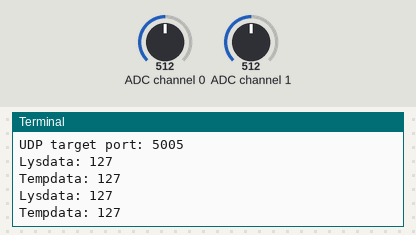
Simulated run of this program. Board: Raspberry Pi (BCM pin numbers). Parts: the last lines printed to the terminal. Inputs (shaded band) come from the test bench; at power-on: ADC channel 0 = 512, ADC channel 1 = 512 (analog values on the 0–1023 scale). Threads take turns every 2 ms.

Above: at 1.2 s.
1.3 s: ADC channel 0 set to 716
At 2.4 s:
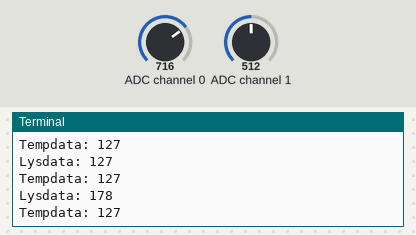
2.8 s: ADC channel 1 set to 716
At 3.9 s:
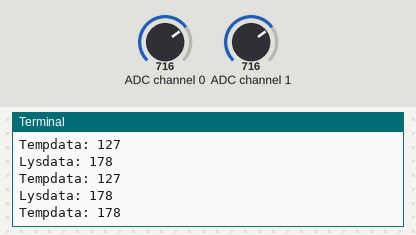
4.3 s: ADC channel 0 set to 900
At 4.9 s:
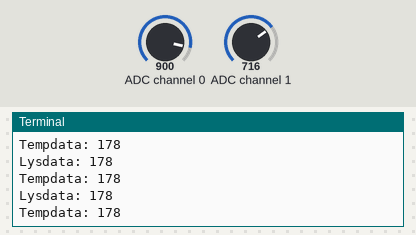
5.8 s: ADC channel 1 set to 900
At 6.4 s:
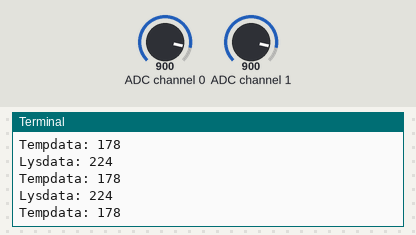
Timing chart, 0 to 8.3 s (numbered marks = the images above; inputs shaded):
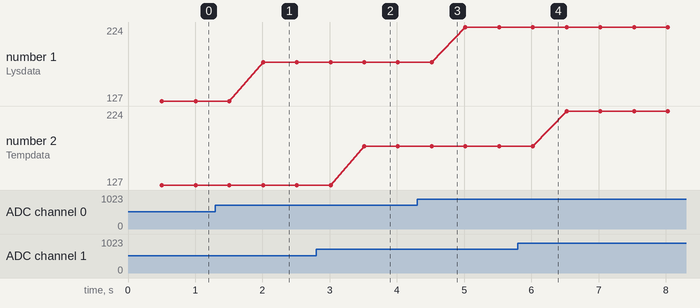

The program:

UDPBroadcasterpoop.py
```python
import _thread
import time
import smbus
import socket
import sys

UDP_IP = "192.168.137.12"
UDP_PORT = 5005
bus = smbus.SMBus(1)
MESSAGE = "Hello, World!"

if len(sys.argv) >= 3:
        UDP_IP = sys.argv[1]
        UDP_PORT = sys.argv[2]
        MESSAGE = sys.argv[3]

print ("UDP target IP:", UDP_IP)
print ("UDP target port:", UDP_PORT)
sock = socket.socket(socket.AF_INET, socket.SOCK_DGRAM)
#sock.setsockopt(SO_SOCKET, SO_BROADCAST, 1)
sock.bind((UDP_IP, UDP_PORT))
running = True
delay = 0.5

# Define a function for the thread
def print_message():
        while True:
                if (running == True):
                        bus.write_byte(0x48, 0x00)
                        bus.read_byte(0x48)
                        reading = bus.read_byte(0x48)
                        bus.write_byte(0x48, 0x01)
                        bus.read_byte(0x48)
						reading2 = bus.read_byte(0x48)
                        global delay
                        time.sleep(delay)
                        print("Lysdata: " + str(reading))
                        print("Tempdata: " + str(reading2))
                        formatedData = "Lysdata: " + str(reading) + "\nTempdata: " + str(reading2)
                        sock.sendto(bytes((formatedData),'UTF-8'), (UDP_IP, UDP_PORT))

def change_delay():
        time.sleep(3)
        global delay

        while True:
                data, addr = sock.recvfrom(1024) # buffer size is 1024 bytes
                print ("received message:", data)
                splitext = data.split()
                print (splitext)
                print (str(splitext[1]))
                if (splitext[1]) == bytes("delay", 'UTF-8'):
                        delay = float(splitext[2])
                        print ("Skifter delay")

try:
        _thread.start_new_thread( print_message, () )
#        _thread.start_new_thread( change_delay, () )
except:
        print ("Error: unable to start thread")
# endles do nothing - while other threads are working
while True:
        pass
```

Measured:
- after the input at 1.3 s, the terminal: prints a new line after 0.71 s (image 1)
- after the input at 2.8 s, the terminal: prints a new line after 0.71 s (image 2)
- plotted number 1: 127 → 178 after the input at 1.3 s, 178 → 224 after the input at 4.3 s
